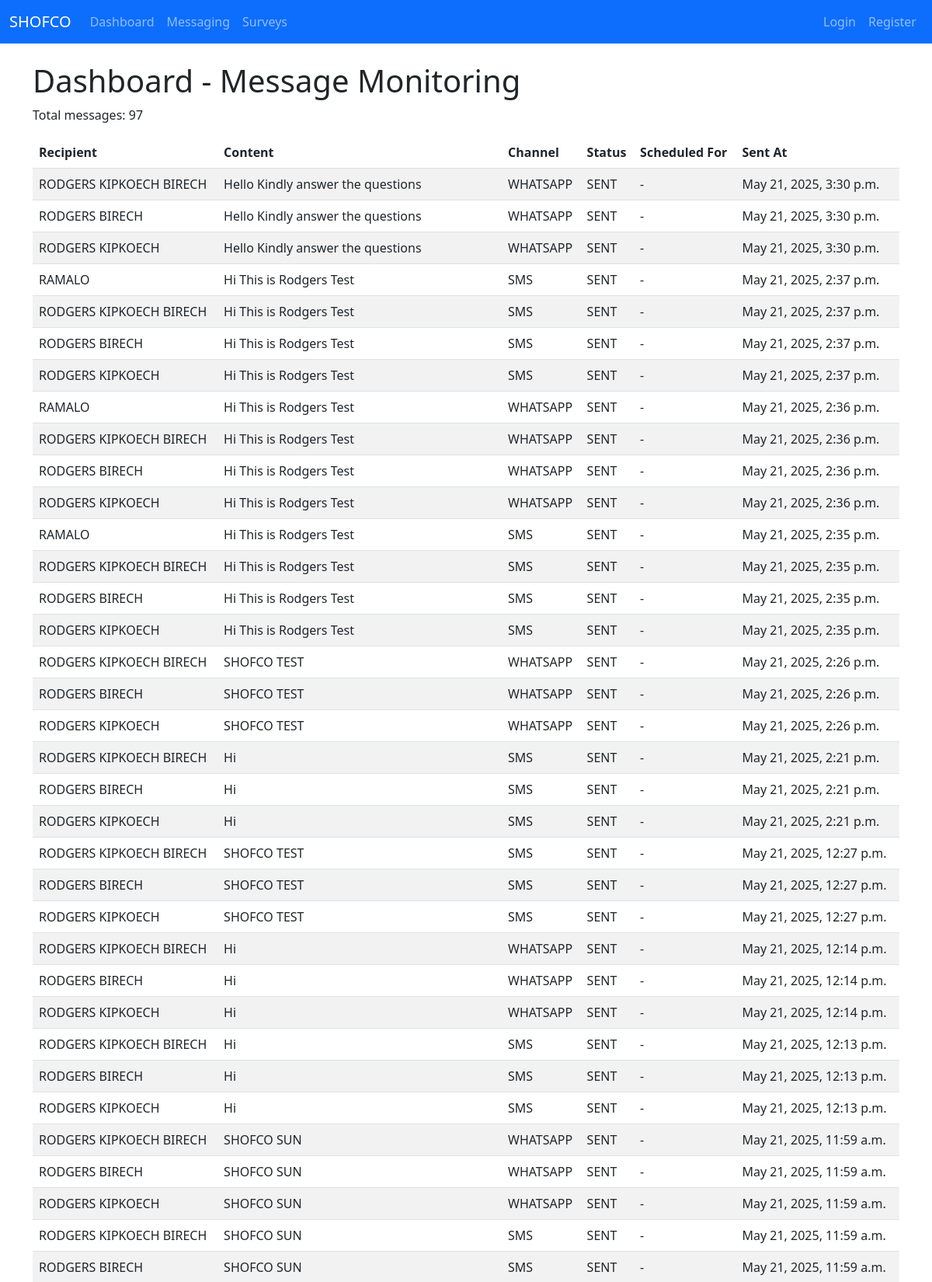
/dashboard/ (upper part), run on the app's committed database.
### messaging/models.py (models this page shows, shortened)
class Message(models.Model):
    CHANNEL_CHOICES = [('SMS', 'SMS'), ('WHATSAPP', 'WhatsApp'), ('EMAIL', 'Email')]
    recipient = models.ForeignKey(Beneficiary, on_delete=models.CASCADE)
    content = models.TextField()
    channel = models.CharField(max_length=10, choices=CHANNEL_CHOICES)
    status = models.CharField(max_length=20, default='PENDING')
    sent_at = models.DateTimeField(null=True, blank=True)
    scheduled_for = models.DateTimeField(null=True, blank=True)  # new field
    message_sid = models.CharField(max_length=64, null=True, blank=True)

### beneficiaries/models.py (models this page shows, shortened)
class Beneficiary(models.Model):
    name = models.CharField(max_length=100)
    phone_number = models.CharField(max_length=15)  # Add this field if missing
    email = models.EmailField(blank=True, null=True)

### dashboard/views.py (the view)
# urls.py: path('', dashboard_home, name='dashboard_home'),
def dashboard_home(request):
    total_messages = Message.objects.count()
    sent_messages = Message.objects.filter(status='SENT').count()
    pending_messages = Message.objects.filter(status='PENDING').count()
    total_beneficiaries = Beneficiary.objects.count()
    messages_list = Message.objects.all().order_by('-sent_at')
    paginator = Paginator(messages_list, 50)
    page_number = request.GET.get('page')
    page_obj = paginator.get_page(page_number)
    context = {
        'total_messages': total_messages,
        'sent_messages': sent_messages,
        'pending_messages': pending_messages,
        'total_beneficiaries': total_beneficiaries,
        'messages': page_obj,  # pass the paginated page object to the template
    }
    return render(request, 'home.html', context)

### templates/home.html (shortened to what this page needs)
{% extends "base.html" %}
{% block content %}
<h1>Dashboard - Message Monitoring</h1>
<p>Total messages: {{ total_messages }}</p>
<table class="table table-striped">
  <thead>
    <tr>
      <th>Recipient</th>
      <th>Content</th>
      <th>Channel</th>
      <th>Status</th>
      <th>Scheduled For</th>
      <th>Sent At</th>
    </tr>
  </thead>
  <tbody>
    {% for message in messages %}
      <tr>
        <td>
          {% if message.recipient.name %}
            {{ message.recipient.name }}
          {% else %}
            {{ message.recipient.phone_number }}
          {% endif %}
        </td>
        <td>{{ message.content }}</td>
        <td>{{ message.channel }}</td>
        <td>{{ message.status }}</td>
        <td>{{ message.scheduled_for|default:"-" }}</td>
        <td>{{ message.sent_at|default:"-" }}</td>
      </tr>
    {% empty %}
      <tr><td colspan="6">No messages found.</td></tr>
    {% endfor %}
  </tbody>
</table>
{% endblock %}

### templates/base.html (shortened to what this page needs)
{% load static %}
{% load crispy_forms_tags %}
<!DOCTYPE html>
<html lang="en">
<head>
  <link rel="stylesheet" href="https://cdn.jsdelivr.net/npm/bootstrap@5.3.0/dist/css/bootstrap.min.css" />
</head>
<body>
  <nav class="navbar navbar-expand-lg navbar-dark bg-primary">
    <div class="container-fluid">
      <a class="navbar-brand" href="{% url 'messaging:dashboard_home' %}">SHOFCO</a>
      <div class="collapse navbar-collapse" id="navbarNav">
        <ul class="navbar-nav me-auto">
          <li class="nav-item">
            <a class="nav-link {% if request.resolver_match.namespace == 'messaging' and request.resolver_match.url_name == 'dashboard_home' %}active{% endif %}" href="{% url 'messaging:dashboard_home' %}">Dashboard</a>
          </li>
          <li class="nav-item">
            <a class="nav-link {% if request.resolver_match.namespace == 'messaging' and request.resolver_match.url_name == 'messages_home' %}active{% endif %}" href="{% url 'messaging:messages_home' %}">Messaging</a>
          </li>
          <li class="nav-item">
            <a class="nav-link {% if request.resolver_match.namespace == 'surveys' and request.resolver_match.url_name == 'survey_home' %}active{% endif %}" href="{% url 'surveys:survey_home' %}">Surveys</a>
          </li>
        </ul>
        <ul class="navbar-nav ms-auto">
          {% if user.is_authenticated %}
            <li class="nav-item">
              <a class="nav-link" href="{% url 'messaging:logout' %}">Logout</a>
            </li>
          {% else %}
            <li class="nav-item">
              <a class="nav-link" href="{% url 'messaging:login' %}">Login</a>
            </li>
            <li class="nav-item">
              <a class="nav-link" href="{% url 'messaging:register' %}">Register</a>
            </li>
          {% endif %}
        </ul>
      </div>
    </div>
  </nav>
  <div class="container mt-4">
    {% block content %}
    {% endblock %}
  </div>
</body>
</html>

### data on the page
Message: recipient.name "RODGERS KIPKOECH BIRECH", content "Hello Kindly answer the questions", channel "WHATSAPP", status "SENT", scheduled_for "-", sent_at "May 21, 2025, 3:30 p.m."
Message: recipient.name "RODGERS BIRECH", content "Hello Kindly answer the questions", channel "WHATSAPP", status "SENT", scheduled_for "-", sent_at "May 21, 2025, 3:30 p.m."
Message: recipient.name "RODGERS KIPKOECH", content "Hello Kindly answer the questions", channel "WHATSAPP", status "SENT", scheduled_for "-", sent_at "May 21, 2025, 3:30 p.m."
Message: recipient.name "RAMALO", content "Hi This is Rodgers Test", channel "SMS", status "SENT", scheduled_for "-", sent_at "May 21, 2025, 2:37 p.m."
Message: recipient.name "RODGERS KIPKOECH BIRECH", content "Hi This is Rodgers Test", channel "SMS", status "SENT", scheduled_for "-", sent_at "May 21, 2025, 2:37 p.m."
Message: recipient.name "RODGERS BIRECH", content "Hi This is Rodgers Test", channel "SMS", status "SENT", scheduled_for "-", sent_at "May 21, 2025, 2:37 p.m."
Message: recipient.name "RODGERS KIPKOECH", content "Hi This is Rodgers Test", channel "SMS", status "SENT", scheduled_for "-", sent_at "May 21, 2025, 2:37 p.m."
Message: recipient.name "RAMALO", content "Hi This is Rodgers Test", channel "WHATSAPP", status "SENT", scheduled_for "-", sent_at "May 21, 2025, 2:36 p.m."
Message: recipient.name "RODGERS KIPKOECH BIRECH", content "Hi This is Rodgers Test", channel "WHATSAPP", status "SENT", scheduled_for "-", sent_at "May 21, 2025, 2:36 p.m."
Message: recipient.name "RODGERS BIRECH", content "Hi This is Rodgers Test", channel "WHATSAPP", status "SENT", scheduled_for "-", sent_at "May 21, 2025, 2:36 p.m."
Message: recipient.name "RODGERS KIPKOECH", content "Hi This is Rodgers Test", channel "WHATSAPP", status "SENT", scheduled_for "-", sent_at "May 21, 2025, 2:36 p.m."
Message: recipient.name "RAMALO", content "Hi This is Rodgers Test", channel "SMS", status "SENT", scheduled_for "-", sent_at "May 21, 2025, 2:35 p.m."
Message: recipient.name "RODGERS KIPKOECH BIRECH", content "Hi This is Rodgers Test", channel "SMS", status "SENT", scheduled_for "-", sent_at "May 21, 2025, 2:35 p.m."
Message: recipient.name "RODGERS BIRECH", content "Hi This is Rodgers Test", channel "SMS", status "SENT", scheduled_for "-", sent_at "May 21, 2025, 2:35 p.m."
Message: recipient.name "RODGERS KIPKOECH", content "Hi This is Rodgers Test", channel "SMS", status "SENT", scheduled_for "-", sent_at "May 21, 2025, 2:35 p.m."
Message: recipient.name "RODGERS KIPKOECH BIRECH", content "SHOFCO TEST", channel "WHATSAPP", status "SENT", scheduled_for "-", sent_at "May 21, 2025, 2:26 p.m."
Message: recipient.name "RODGERS BIRECH", content "SHOFCO TEST", channel "WHATSAPP", status "SENT", scheduled_for "-", sent_at "May 21, 2025, 2:26 p.m."
Message: recipient.name "RODGERS KIPKOECH", content "SHOFCO TEST", channel "WHATSAPP", status "SENT", scheduled_for "-", sent_at "May 21, 2025, 2:26 p.m."
Message: recipient.name "RODGERS KIPKOECH BIRECH", content "Hi", channel "SMS", status "SENT", scheduled_for "-", sent_at "May 21, 2025, 2:21 p.m."
Message: recipient.name "RODGERS BIRECH", content "Hi", channel "SMS", status "SENT", scheduled_for "-", sent_at "May 21, 2025, 2:21 p.m."
Message: recipient.name "RODGERS KIPKOECH", content "Hi", channel "SMS", status "SENT", scheduled_for "-", sent_at "May 21, 2025, 2:21 p.m."
Message: recipient.name "RODGERS KIPKOECH BIRECH", content "SHOFCO TEST", channel "SMS", status "SENT", scheduled_for "-", sent_at "May 21, 2025, 12:27 p.m."
Message: recipient.name "RODGERS BIRECH", content "SHOFCO TEST", channel "SMS", status "SENT", scheduled_for "-", sent_at "May 21, 2025, 12:27 p.m."
Message: recipient.name "RODGERS KIPKOECH", content "SHOFCO TEST", channel "SMS", status "SENT", scheduled_for "-", sent_at "May 21, 2025, 12:27 p.m."
Message: recipient.name "RODGERS KIPKOECH BIRECH", content "Hi", channel "WHATSAPP", status "SENT", scheduled_for "-", sent_at "May 21, 2025, 12:14 p.m."
Message: recipient.name "RODGERS BIRECH", content "Hi", channel "WHATSAPP", status "SENT", scheduled_for "-", sent_at "May 21, 2025, 12:14 p.m."
Message: recipient.name "RODGERS KIPKOECH", content "Hi", channel "WHATSAPP", status "SENT", scheduled_for "-", sent_at "May 21, 2025, 12:14 p.m."
Message: recipient.name "RODGERS KIPKOECH BIRECH", content "Hi", channel "SMS", status "SENT", scheduled_for "-", sent_at "May 21, 2025, 12:13 p.m."
Message: recipient.name "RODGERS BIRECH", content "Hi", channel "SMS", status "SENT", scheduled_for "-", sent_at "May 21, 2025, 12:13 p.m."
Message: recipient.name "RODGERS KIPKOECH", content "Hi", channel "SMS", status "SENT", scheduled_for "-", sent_at "May 21, 2025, 12:13 p.m."
Message: recipient.name "RODGERS KIPKOECH BIRECH", content "SHOFCO SUN", channel "WHATSAPP", status "SENT", scheduled_for "-", sent_at "May 21, 2025, 11:59 a.m."
Message: recipient.name "RODGERS BIRECH", content "SHOFCO SUN", channel "WHATSAPP", status "SENT", scheduled_for "-", sent_at "May 21, 2025, 11:59 a.m."
Message: recipient.name "RODGERS KIPKOECH", content "SHOFCO SUN", channel "WHATSAPP", status "SENT", scheduled_for "-", sent_at "May 21, 2025, 11:59 a.m."
Message: recipient.name "RODGERS KIPKOECH BIRECH", content "SHOFCO SUN", channel "SMS", status "SENT", scheduled_for "-", sent_at "May 21, 2025, 11:59 a.m."
Message: recipient.name "RODGERS BIRECH", content "SHOFCO SUN", channel "SMS", status "SENT", scheduled_for "-", sent_at "May 21, 2025, 11:59 a.m."

### other printed values
{{ total_messages }} "97"
